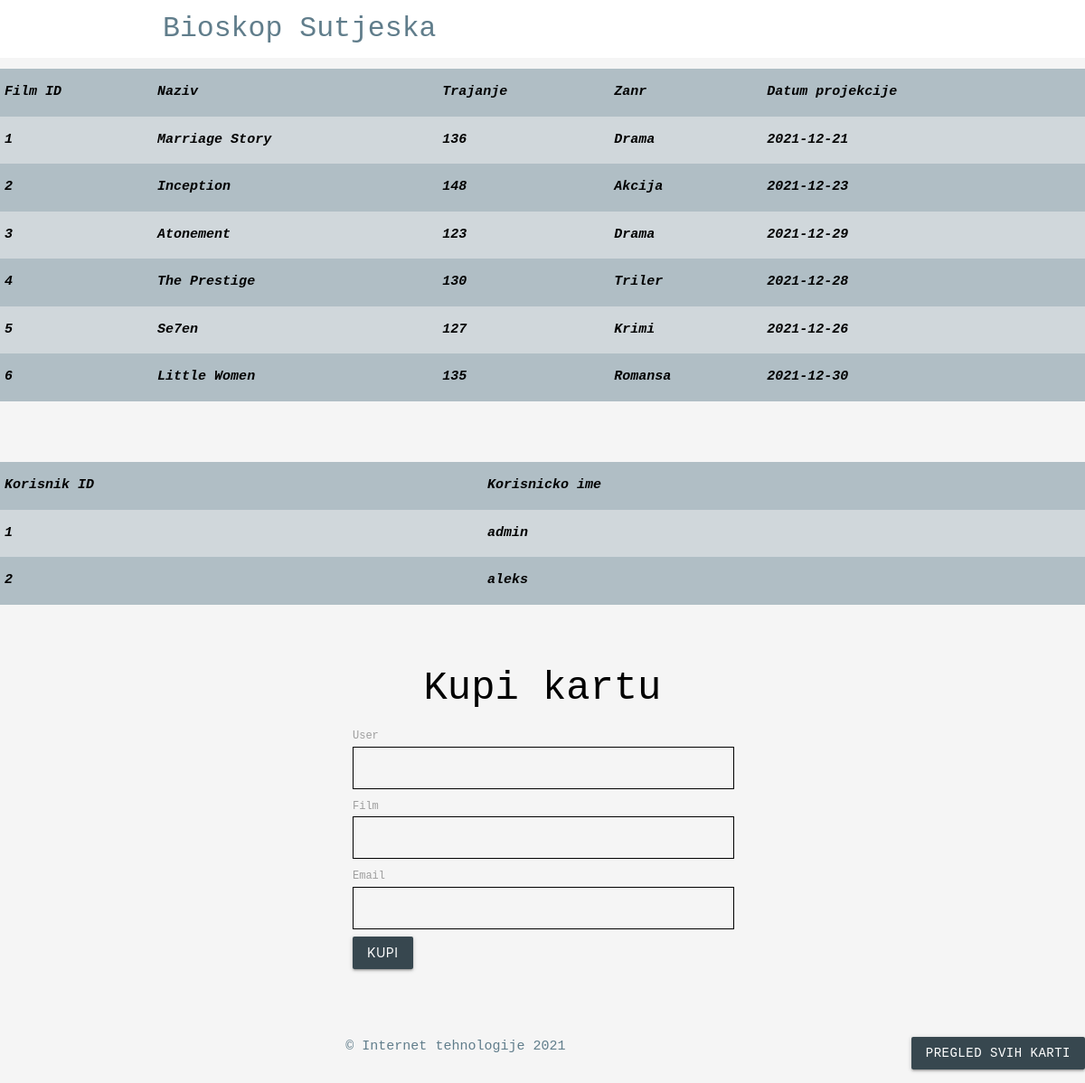
The app's page /home.php with its own data.
### tables this page shows
CREATE TABLE `film` (
  `filmId` int(11) NOT NULL,
  `naziv` varchar(255) NOT NULL,
  `trajanje` int(11) NOT NULL,
  `zanr` varchar(255) NOT NULL,
  `datum` date NOT NULL
);

CREATE TABLE `korisnik` (
  `UserId` int(11) NOT NULL,
  `username` varchar(255) NOT NULL,
  `password` varchar(255) NOT NULL
);

### model/filmovi.php (called while the page is built, shortened)
<?php
class Filmovi{
    public static function getAll(mysqli $conn)
    {
        $query = "SELECT * FROM film";
        $filmovi = $conn->query($query);
        return $filmovi;
    }
}
?>

### model/user.php (called while the page is built, shortened)
<?php
class User{
    public static function getAll(mysqli $conn)
    {
        $query = "SELECT * FROM korisnik";
        $users = $conn->query($query);
        return $users;
    }
}
?>

### home.php (the view, shortened to what this page needs)
<?php
require "dbBroker.php";
require "model/filmovi.php";
require "model/user.php";
$podaci = Filmovi::getAll($conn);
$korisnici = User::getAll($conn);
if ($podaci->num_rows == 0) {
    echo "Nema filmova";
    die();
} else {
?>
    <!DOCTYPE html>
    <html lang="en">
    <?php include('templejt/header.php'); ?>
    <head>
        <link rel="stylesheet" href="css/style.css">
    </head>
    <body class="grey lighten-4">
        <div id="pregled" class="panel panel-success " style="margin-top: 1%;">
            <div class="panel-body">
                <table id="myTable" class="table striped #b0bec5 blue-grey lighten-3 " style="color: black; background-color: grey lighten-4;">
                    <thead class="thead">
                        <tr>
                            <th scope="col">Film ID</th>
                            <th scope="col">Naziv</th>
                            <th scope="col">Trajanje</th>
                            <th scope="col">Zanr</th>
                            <th scope="col">Datum projekcije</th>
                        </tr>
                    </thead>
                    <tbody>
                        <?php
                        while ($red = $podaci->fetch_array()) :
                        ?>
                            <tr>
                                <td><?php echo $red["filmId"] ?></td>
                                <td><?php echo $red["naziv"] ?></td>
                                <td><?php echo $red["trajanje"] ?></td>
                                <td><?php echo $red["zanr"] ?></td>
                                <td><?php echo $red["datum"] ?></td>
                            </tr>
                    <?php
                        endwhile;
                    }
                    ?>
                    </tbody>
                </table>
                <br>
                <br>
                <br>
            </div>
            <div class="panel-body">
                <table id="myTable2" class="table striped #b0bec5 blue-grey lighten-3" style="color: black; background-color: grey;">
                    <thead class="thead">
                        <tr>
                            <th scope="col">Korisnik ID</th>
                            <th scope="col">Korisnicko ime</th>
                        </tr>
                    </thead>
                    <tbody>
                        <?php
                        while ($red2 = $korisnici->fetch_array()) :
                        ?>
                            <tr>
                                <td><?php echo $red2["UserId"] ?></td>
                                <td><?php echo $red2["username"] ?></td>
                            </tr>
                        <?php
                        endwhile;
                        ?>
                    </tbody>
                </table>
            </div>
        </div>
        <div class="container prijava-form">
            <form action="#" method="post" id="dodajForm">
                <h3 style="color: black; text-align: center">Kupi kartu</h3>
                <div class="row">
                    <div class="col-md-11 ">
                        <div class="form-group">
                            <label for="">User</label>
                            <input type="text" style="border: 1px solid black" name="user" class="form-control" />
                        </div>
                        <div class="form-group">
                            <label for="">Film</label>
                            <input type="text" style="border: 1px solid black" name="film" class="form-control" />
                        </div>
                        <div class="form-group">
                            <label for="email">Email</label>
                            <input type="text" style="border: 1px solid black" name="email" class="form-control" />
                        </div>
                        <div class="form-group">
                            <button id="btnDodaj" type="submit" class="btn btn-success btn-block #37474f blue-grey darken-3" ">Kupi</button>
                        </div>
                    </div>
                </div>
            </form>
        </div>
        <ul id="nav-mobile" class="right hide-on-small-and-down">
            <li><a href="kupi.php" class="btn brand #37474f blue-grey darken-3">Pregled svih karti</a></li>
        </ul>
        <?php include('templejt/footer.php'); ?>
    </body>
    </html>

### templejt/header.php (shortened to what this page needs)
<head>
  <link rel="stylesheet" href="https://cdnjs.cloudflare.com/ajax/libs/materialize/1.0.0/css/materialize.min.css">
</head>
<body class="grey lighten-4">
	<nav class="white z-depth-0">
    <div class="container">
      <a href="#" class="brand-logo brand-text">Bioskop Sutjeska</a>
    </div>
  </nav>

### templejt/footer.php
	<footer class="section">
		<div class="center #607d8b blue-grey-text">&copy; Internet tehnologije 2021</div>
	</footer>
</body>

### css/style.css (style rules this page uses)
* { font-family: monospace; }
.panel-body { font-weight: bolder; font-style: italic; }

### templejt/header.php (style rules this page uses)
.brand { background: #cbb09c !important; }
.brand-text { color: #607d8b !important; }
form { max-width: 460px; margin: 20px auto; padding: 20px; }

### records on screen
film: filmId "1", naziv "Marriage Story", trajanje "136", zanr "Drama", datum "2021-12-21"
film: filmId "2", naziv "Inception", trajanje "148", zanr "Akcija", datum "2021-12-23"
film: filmId "3", naziv "Atonement", trajanje "123", zanr "Drama", datum "2021-12-29"
film: filmId "4", naziv "The Prestige", trajanje "130", zanr "Triler", datum "2021-12-28"
film: filmId "5", naziv "Se7en", trajanje "127", zanr "Krimi", datum "2021-12-26"
film: filmId "6", naziv "Little Women", trajanje "135", zanr "Romansa", datum "2021-12-30"
korisnik: UserId "1", username "admin"
korisnik: UserId "2", username "aleks"
